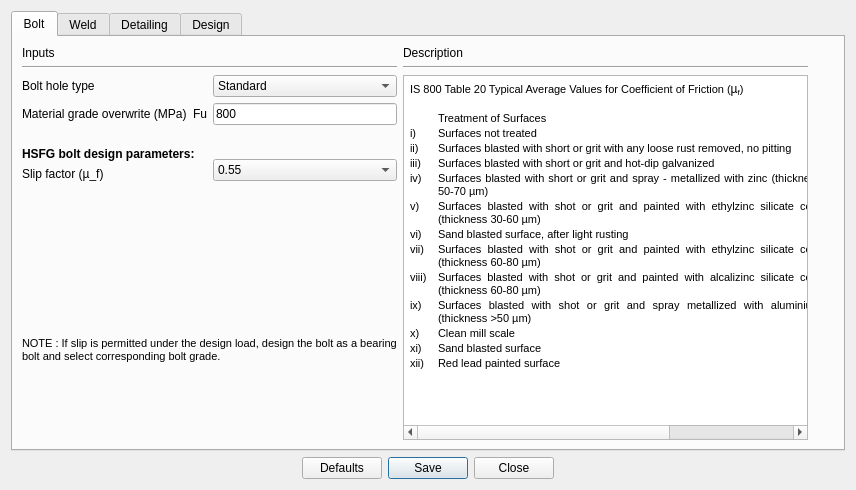
<?xml version="1.0" encoding="UTF-8"?>
<ui version="4.0">
 <class>Dialog</class>
 <widget class="QDialog" name="Dialog">
  <property name="geometry">
   <rect>
    <x>0</x>
    <y>0</y>
    <width>856</width>
    <height>490</height>
   </rect>
  </property>
  <property name="windowTitle">
   <string>Design preferences</string>
  </property>
  <layout class="QGridLayout" name="gridLayout_5">
   <item row="1" column="0">
    <layout class="QGridLayout" name="gridLayout_2">
     <item row="0" column="2">
      <widget class="QPushButton" name="btn_save">
       <property name="text">
        <string>Save</string>
       </property>
      </widget>
     </item>
     <item row="0" column="3">
      <widget class="QPushButton" name="btn_close">
       <property name="text">
        <string>Close</string>
       </property>
      </widget>
     </item>
     <item row="0" column="4">
      <spacer name="horizontalSpacer_6">
       <property name="orientation">
        <enum>Qt::Horizontal</enum>
       </property>
       <property name="sizeHint" stdset="0">
        <size>
         <width>40</width>
         <height>20</height>
        </size>
       </property>
      </spacer>
     </item>
     <item row="0" column="0">
      <spacer name="horizontalSpacer_2">
       <property name="orientation">
        <enum>Qt::Horizontal</enum>
       </property>
       <property name="sizeHint" stdset="0">
        <size>
         <width>28</width>
         <height>20</height>
        </size>
       </property>
      </spacer>
     </item>
     <item row="0" column="1">
      <widget class="QPushButton" name="btn_defaults">
       <property name="text">
        <string>Defaults</string>
       </property>
      </widget>
     </item>
    </layout>
   </item>
   <item row="0" column="0">
    <widget class="QTabWidget" name="tabWidget">
     <property name="currentIndex">
      <number>0</number>
     </property>
     <widget class="QWidget" name="tab_Bolt">
      <attribute name="title">
       <string>Bolt</string>
      </attribute>
      <layout class="QHBoxLayout" name="horizontalLayout">
       <item>
        <layout class="QGridLayout" name="gridLayout_21">
         <item row="0" column="0">
          <layout class="QGridLayout" name="gridLayout_16">
           <item row="1" column="0">
            <layout class="QGridLayout" name="gridLayout_14">
             <item row="0" column="0" colspan="2">
              <layout class="QGridLayout" name="gridLayout_9">
               <item row="0" column="0">
                <widget class="QLabel" name="label">
                 <property name="text">
                  <string>Bolt hole type</string>
                 </property>
                </widget>
               </item>
               <item row="0" column="1" rowspan="2">
                <layout class="QGridLayout" name="gridLayout">
                 <item row="0" column="1">
                  <widget class="QComboBox" name="combo_boltHoleType">
                   <property name="focusPolicy">
                    <enum>Qt::TabFocus</enum>
                   </property>
                   <item>
                    <property name="text">
                     <string>Standard</string>
                    </property>
                   </item>
                   <item>
                    <property name="text">
                     <string>Over-sized</string>
                    </property>
                   </item>
                  </widget>
                 </item>
                 <item row="1" column="0">
                  <widget class="QLabel" name="label_8">
                   <property name="text">
                    <string>Fu</string>
                   </property>
                  </widget>
                 </item>
                 <item row="1" column="1">
                  <widget class="QLineEdit" name="txt_boltFu">
                   <property name="text">
                    <string>800</string>
                   </property>
                   <property name="alignment">
                    <set>Qt::AlignLeading|Qt::AlignLeft|Qt::AlignVCenter</set>
                   </property>
                   <property name="readOnly">
                    <bool>false</bool>
                   </property>
                  </widget>
                 </item>
                </layout>
               </item>
               <item row="1" column="0">
                <widget class="QLabel" name="label_4">
                 <property name="text">
                  <string>Material grade overwrite (MPa)</string>
                 </property>
                </widget>
               </item>
              </layout>
             </item>
             <item row="1" column="0">
              <layout class="QGridLayout" name="gridLayout_12">
               <item row="0" column="0">
                <spacer name="verticalSpacer_6">
                 <property name="orientation">
                  <enum>Qt::Vertical</enum>
                 </property>
                 <property name="sizeHint" stdset="0">
                  <size>
                   <width>168</width>
                   <height>13</height>
                  </size>
                 </property>
                </spacer>
               </item>
               <item row="1" column="0">
                <widget class="QLabel" name="label_7">
                 <property name="font">
                  <font>
                   <weight>75</weight>
                   <bold>true</bold>
                  </font>
                 </property>
                 <property name="text">
                  <string>HSFG bolt design parameters:</string>
                 </property>
                </widget>
               </item>
               <item row="2" column="0">
                <widget class="QLabel" name="label_15">
                 <property name="text">
                  <string>Slip factor (µ_f)</string>
                 </property>
                </widget>
               </item>
              </layout>
             </item>
             <item row="1" column="1">
              <layout class="QGridLayout" name="gridLayout_11">
               <item row="0" column="0">
                <spacer name="verticalSpacer_5">
                 <property name="orientation">
                  <enum>Qt::Vertical</enum>
                 </property>
                 <property name="sizeHint" stdset="0">
                  <size>
                   <width>128</width>
                   <height>28</height>
                  </size>
                 </property>
                </spacer>
               </item>
               <item row="1" column="0">
                <widget class="QComboBox" name="combo_slipfactor">
                 <property name="minimumSize">
                  <size>
                   <width>0</width>
                   <height>0</height>
                  </size>
                 </property>
                 <property name="maximumSize">
                  <size>
                   <width>200</width>
                   <height>16777215</height>
                  </size>
                 </property>
                 <property name="currentIndex">
                  <number>8</number>
                 </property>
                 <item>
                  <property name="text">
                   <string>0.2</string>
                  </property>
                 </item>
                 <item>
                  <property name="text">
                   <string>0.5</string>
                  </property>
                 </item>
                 <item>
                  <property name="text">
                   <string>0.1</string>
                  </property>
                 </item>
                 <item>
                  <property name="text">
                   <string>0.25</string>
                  </property>
                 </item>
                 <item>
                  <property name="text">
                   <string>0.3</string>
                  </property>
                 </item>
                 <item>
                  <property name="text">
                   <string>0.33</string>
                  </property>
                 </item>
                 <item>
                  <property name="text">
                   <string>0.48</string>
                  </property>
                 </item>
                 <item>
                  <property name="text">
                   <string>0.52</string>
                  </property>
                 </item>
                 <item>
                  <property name="text">
                   <string>0.55</string>
                  </property>
                 </item>
                </widget>
               </item>
              </layout>
             </item>
            </layout>
           </item>
           <item row="0" column="0">
            <layout class="QGridLayout" name="gridLayout_15">
             <item row="0" column="0">
              <widget class="QLabel" name="label_5">
               <property name="text">
                <string>Inputs</string>
               </property>
              </widget>
             </item>
             <item row="1" column="0">
              <widget class="Line" name="line">
               <property name="orientation">
                <enum>Qt::Horizontal</enum>
               </property>
              </widget>
             </item>
            </layout>
           </item>
          </layout>
         </item>
         <item row="1" column="0">
          <spacer name="verticalSpacer">
           <property name="orientation">
            <enum>Qt::Vertical</enum>
           </property>
           <property name="sizeType">
            <enum>QSizePolicy::Fixed</enum>
           </property>
           <property name="sizeHint" stdset="0">
            <size>
             <width>17</width>
             <height>150</height>
            </size>
           </property>
          </spacer>
         </item>
         <item row="2" column="0">
          <layout class="QGridLayout" name="gridLayout_20">
           <item row="0" column="0">
            <widget class="QLabel" name="label_note">
             <property name="font">
              <font>
               <pointsize>8</pointsize>
               <weight>50</weight>
               <italic>false</italic>
               <bold>false</bold>
              </font>
             </property>
             <property name="text">
              <string>NOTE : If slip is permitted under the design load, design the bolt as a bearing
bolt and select corresponding bolt grade.</string>
             </property>
            </widget>
           </item>
           <item row="1" column="0">
            <spacer name="verticalSpacer_10">
             <property name="orientation">
              <enum>Qt::Vertical</enum>
             </property>
             <property name="sizeHint" stdset="0">
              <size>
               <width>20</width>
               <height>75</height>
              </size>
             </property>
            </spacer>
           </item>
          </layout>
         </item>
        </layout>
       </item>
       <item>
        <layout class="QGridLayout" name="gridLayout_19">
         <item row="0" column="0">
          <layout class="QGridLayout" name="gridLayout_8">
           <item row="0" column="0">
            <widget class="QLabel" name="label_3">
             <property name="text">
              <string>Description</string>
             </property>
            </widget>
           </item>
           <item row="1" column="0">
            <widget class="Line" name="line_4">
             <property name="orientation">
              <enum>Qt::Horizontal</enum>
             </property>
            </widget>
           </item>
          </layout>
         </item>
         <item row="1" column="0">
          <widget class="QTextBrowser" name="textBrowser">
           <property name="minimumSize">
            <size>
             <width>210</width>
             <height>320</height>
            </size>
           </property>
           <property name="html">
            <string>&lt;!DOCTYPE HTML PUBLIC &quot;-//W3C//DTD HTML 4.0//EN&quot; &quot;http://www.w3.org/TR/REC-html40/strict.dtd&quot;&gt;
&lt;html&gt;&lt;head&gt;&lt;meta name=&quot;qrichtext&quot; content=&quot;1&quot; /&gt;&lt;style type=&quot;text/css&quot;&gt;
p, li { white-space: pre-wrap; }
&lt;/style&gt;&lt;/head&gt;&lt;body style=&quot; font-family:'MS Shell Dlg 2'; font-size:8.25pt; font-weight:400; font-style:normal;&quot;&gt;
&lt;table border=&quot;0&quot; style=&quot; margin-top:0px; margin-bottom:0px; margin-left:0px; margin-right:0px;&quot; cellspacing=&quot;2&quot; cellpadding=&quot;0&quot;&gt;
&lt;tr&gt;
&lt;td colspan=&quot;3&quot;&gt;
&lt;p align=&quot;justify&quot; style=&quot; margin-top:12px; margin-bottom:12px; margin-left:0px; margin-right:0px; -qt-block-indent:0; text-indent:0px;&quot;&gt;&lt;span style=&quot; font-size:8pt;&quot;&gt;IS 800 Table 20 Typical Average Values for Coefficient of Friction (&lt;/span&gt;&lt;span style=&quot; font-family:'Calibri,sans-serif'; font-size:9pt;&quot;&gt;µ&lt;/span&gt;&lt;span style=&quot; font-family:'Calibri,sans-serif'; font-size:9pt; vertical-align:sub;&quot;&gt;f&lt;/span&gt;&lt;span style=&quot; font-size:8pt;&quot;&gt;)&lt;/span&gt;&lt;/p&gt;&lt;/td&gt;&lt;/tr&gt;&lt;/table&gt;
&lt;p align=&quot;justify&quot; style=&quot;-qt-paragraph-type:empty; margin-top:12px; margin-bottom:12px; margin-left:0px; margin-right:0px; -qt-block-indent:0; text-indent:0px; font-size:8pt;&quot;&gt;&lt;br /&gt;&lt;/p&gt;
&lt;table border=&quot;0&quot; style=&quot; margin-top:0px; margin-bottom:0px; margin-left:0px; margin-right:0px;&quot; cellspacing=&quot;2&quot; cellpadding=&quot;0&quot;&gt;
&lt;tr&gt;
&lt;td width=&quot;26&quot;&gt;&lt;/td&gt;
&lt;td width=&quot;383&quot;&gt;
&lt;p align=&quot;justify&quot; style=&quot; margin-top:12px; margin-bottom:12px; margin-left:0px; margin-right:0px; -qt-block-indent:0; text-indent:0px;&quot;&gt;&lt;span style=&quot; font-size:8pt;&quot;&gt;Treatment of Surfaces&lt;/span&gt;&lt;/p&gt;&lt;/td&gt;
&lt;td width=&quot;78&quot;&gt;
&lt;p align=&quot;justify&quot; style=&quot; margin-top:12px; margin-bottom:12px; margin-left:0px; margin-right:0px; -qt-block-indent:0; text-indent:0px;&quot;&gt;&lt;span style=&quot; font-size:8pt;&quot;&gt;  µ_f&lt;/span&gt;&lt;/p&gt;&lt;/td&gt;&lt;/tr&gt;
&lt;tr&gt;
&lt;td&gt;
&lt;p align=&quot;justify&quot; style=&quot; margin-top:12px; margin-bottom:12px; margin-left:0px; margin-right:0px; -qt-block-indent:0; text-indent:0px;&quot;&gt;&lt;span style=&quot; font-size:8pt;&quot;&gt;i)&lt;/span&gt;&lt;/p&gt;&lt;/td&gt;
&lt;td&gt;
&lt;p align=&quot;justify&quot; style=&quot; margin-top:12px; margin-bottom:12px; margin-left:0px; margin-right:0px; -qt-block-indent:0; text-indent:0px;&quot;&gt;&lt;span style=&quot; font-size:8pt;&quot;&gt;Surfaces not treated&lt;/span&gt;&lt;/p&gt;&lt;/td&gt;
&lt;td&gt;
&lt;p align=&quot;justify&quot; style=&quot; margin-top:12px; margin-bottom:12px; margin-left:0px; margin-right:0px; -qt-block-indent:0; text-indent:0px;&quot;&gt;&lt;span style=&quot; font-size:8pt;&quot;&gt;  0.2&lt;/span&gt;&lt;/p&gt;&lt;/td&gt;&lt;/tr&gt;
&lt;tr&gt;
&lt;td&gt;
&lt;p align=&quot;justify&quot; style=&quot; margin-top:12px; margin-bottom:12px; margin-left:0px; margin-right:0px; -qt-block-indent:0; text-indent:0px;&quot;&gt;&lt;span style=&quot; font-size:8pt;&quot;&gt;ii)&lt;/span&gt;&lt;/p&gt;&lt;/td&gt;
&lt;td&gt;
&lt;p align=&quot;justify&quot; style=&quot; margin-top:12px; margin-bottom:12px; margin-left:0px; margin-right:0px; -qt-block-indent:0; text-indent:0px;&quot;&gt;&lt;span style=&quot; font-size:8pt;&quot;&gt;Surfaces blasted with short or grit with any loose rust removed, no pitting&lt;/span&gt;&lt;/p&gt;&lt;/td&gt;
&lt;td&gt;
&lt;p align=&quot;justify&quot; style=&quot; margin-top:12px; margin-bottom:12px; margin-left:0px; margin-right:0px; -qt-block-indent:0; text-indent:0px;&quot;&gt;&lt;span style=&quot; font-size:8pt;&quot;&gt;  0.5&lt;/span&gt;&lt;/p&gt;&lt;/td&gt;&lt;/tr&gt;
&lt;tr&gt;
&lt;td&gt;
&lt;p align=&quot;justify&quot; style=&quot; margin-top:12px; margin-bottom:12px; margin-left:0px; margin-right:0px; -qt-block-indent:0; text-indent:0px;&quot;&gt;&lt;span style=&quot; font-size:8pt;&quot;&gt;iii)&lt;/span&gt;&lt;/p&gt;&lt;/td&gt;
&lt;td&gt;
&lt;p align=&quot;justify&quot; style=&quot; margin-top:12px; margin-bottom:12px; margin-left:0px; margin-right:0px; -qt-block-indent:0; text-indent:0px;&quot;&gt;&lt;span style=&quot; font-size:8pt;&quot;&gt;Surfaces blasted with short or grit and hot-dip galvanized&lt;/span&gt;&lt;/p&gt;&lt;/td&gt;
&lt;td&gt;
&lt;p align=&quot;justify&quot; style=&quot; margin-top:12px; margin-bottom:12px; margin-left:0px; margin-right:0px; -qt-block-indent:0; text-indent:0px;&quot;&gt;&lt;span style=&quot; font-size:8pt;&quot;&gt;  0.1&lt;/span&gt;&lt;/p&gt;&lt;/td&gt;&lt;/tr&gt;
&lt;tr&gt;
&lt;td&gt;
&lt;p align=&quot;justify&quot; style=&quot; margin-top:12px; margin-bottom:12px; margin-left:0px; margin-right:0px; -qt-block-indent:0; text-indent:0px;&quot;&gt;&lt;span style=&quot; font-size:8pt;&quot;&gt;iv)&lt;/span&gt;&lt;/p&gt;&lt;/td&gt;
&lt;td&gt;
&lt;p align=&quot;justify&quot; style=&quot; margin-top:12px; margin-bottom:12px; margin-left:0px; margin-right:0px; -qt-block-indent:0; text-indent:0px;&quot;&gt;&lt;span style=&quot; font-size:8pt;&quot;&gt;Surfaces blasted with short or grit and spray - metallized with zinc (thickness 50-70 µm)&lt;/span&gt;&lt;/p&gt;&lt;/td&gt;
&lt;td&gt;
&lt;p align=&quot;justify&quot; style=&quot; margin-top:12px; margin-bottom:12px; margin-left:0px; margin-right:0px; -qt-block-indent:0; text-indent:0px;&quot;&gt;&lt;span style=&quot; font-size:8pt;&quot;&gt;  0.25&lt;/span&gt;&lt;/p&gt;&lt;/td&gt;&lt;/tr&gt;
&lt;tr&gt;
&lt;td&gt;
&lt;p align=&quot;justify&quot; style=&quot; margin-top:12px; margin-bottom:12px; margin-left:0px; margin-right:0px; -qt-block-indent:0; text-indent:0px;&quot;&gt;&lt;span style=&quot; font-size:8pt;&quot;&gt;v)&lt;/span&gt;&lt;/p&gt;&lt;/td&gt;
&lt;td&gt;
&lt;p align=&quot;justify&quot; style=&quot; margin-top:12px; margin-bottom:12px; margin-left:0px; margin-right:0px; -qt-block-indent:0; text-indent:0px;&quot;&gt;&lt;span style=&quot; font-size:8pt;&quot;&gt;Surfaces blasted with shot or grit and painted with ethylzinc silicate coat (thickness 30-60 µm)&lt;/span&gt;&lt;/p&gt;&lt;/td&gt;
&lt;td&gt;
&lt;p align=&quot;justify&quot; style=&quot; margin-top:12px; margin-bottom:12px; margin-left:0px; margin-right:0px; -qt-block-indent:0; text-indent:0px;&quot;&gt;&lt;span style=&quot; font-size:8pt;&quot;&gt;  0.3&lt;/span&gt;&lt;/p&gt;&lt;/td&gt;&lt;/tr&gt;
&lt;tr&gt;
&lt;td&gt;
&lt;p align=&quot;justify&quot; style=&quot; margin-top:12px; margin-bottom:12px; margin-left:0px; margin-right:0px; -qt-block-indent:0; text-indent:0px;&quot;&gt;&lt;span style=&quot; font-size:8pt;&quot;&gt;vi)&lt;/span&gt;&lt;/p&gt;&lt;/td&gt;
&lt;td&gt;
&lt;p align=&quot;justify&quot; style=&quot; margin-top:12px; margin-bottom:12px; margin-left:0px; margin-right:0px; -qt-block-indent:0; text-indent:0px;&quot;&gt;&lt;span style=&quot; font-size:8pt;&quot;&gt;Sand blasted surface, after light rusting&lt;/span&gt;&lt;/p&gt;&lt;/td&gt;
&lt;td&gt;
&lt;p align=&quot;justify&quot; style=&quot; margin-top:12px; margin-bottom:12px; margin-left:0px; margin-right:0px; -qt-block-indent:0; text-indent:0px;&quot;&gt;&lt;span style=&quot; font-size:8pt;&quot;&gt;  0.52&lt;/span&gt;&lt;/p&gt;&lt;/td&gt;&lt;/tr&gt;
&lt;tr&gt;
&lt;td&gt;
&lt;p align=&quot;justify&quot; style=&quot; margin-top:12px; margin-bottom:12px; margin-left:0px; margin-right:0px; -qt-block-indent:0; text-indent:0px;&quot;&gt;&lt;span style=&quot; font-size:8pt;&quot;&gt;vii)&lt;/span&gt;&lt;/p&gt;&lt;/td&gt;
&lt;td&gt;
&lt;p align=&quot;justify&quot; style=&quot; margin-top:12px; margin-bottom:12px; margin-left:0px; margin-right:0px; -qt-block-indent:0; text-indent:0px;&quot;&gt;&lt;span style=&quot; font-size:8pt;&quot;&gt;Surfaces blasted with shot or grit and painted with ethylzinc silicate coat (thickness 60-80 µm)&lt;/span&gt;&lt;/p&gt;&lt;/td&gt;
&lt;td&gt;
&lt;p align=&quot;justify&quot; style=&quot; margin-top:12px; margin-bottom:12px; margin-left:0px; margin-right:0px; -qt-block-indent:0; text-indent:0px;&quot;&gt;&lt;span style=&quot; font-size:8pt;&quot;&gt;  0.3&lt;/span&gt;&lt;/p&gt;&lt;/td&gt;&lt;/tr&gt;
&lt;tr&gt;
&lt;td&gt;
&lt;p align=&quot;justify&quot; style=&quot; margin-top:12px; margin-bottom:12px; margin-left:0px; margin-right:0px; -qt-block-indent:0; text-indent:0px;&quot;&gt;&lt;span style=&quot; font-size:8pt;&quot;&gt;viii)&lt;/span&gt;&lt;/p&gt;&lt;/td&gt;
&lt;td&gt;
&lt;p align=&quot;justify&quot; style=&quot; margin-top:12px; margin-bottom:12px; margin-left:0px; margin-right:0px; -qt-block-indent:0; text-indent:0px;&quot;&gt;&lt;span style=&quot; font-size:8pt;&quot;&gt;Surfaces blasted with shot or grit and painted with alcalizinc silicate coat (thickness 60-80 µm)&lt;/span&gt;&lt;/p&gt;&lt;/td&gt;
&lt;td&gt;
&lt;p align=&quot;justify&quot; style=&quot; margin-top:12px; margin-bottom:12px; margin-left:0px; margin-right:0px; -qt-block-indent:0; text-indent:0px;&quot;&gt;&lt;span style=&quot; font-size:8pt;&quot;&gt;  0.3&lt;/span&gt;&lt;/p&gt;&lt;/td&gt;&lt;/tr&gt;
&lt;tr&gt;
&lt;td&gt;
&lt;p align=&quot;justify&quot; style=&quot; margin-top:12px; margin-bottom:12px; margin-left:0px; margin-right:0px; -qt-block-indent:0; text-indent:0px;&quot;&gt;&lt;span style=&quot; font-size:8pt;&quot;&gt;ix)&lt;/span&gt;&lt;/p&gt;&lt;/td&gt;
&lt;td&gt;
&lt;p align=&quot;justify&quot; style=&quot; margin-top:12px; margin-bottom:12px; margin-left:0px; margin-right:0px; -qt-block-indent:0; text-indent:0px;&quot;&gt;&lt;span style=&quot; font-size:8pt;&quot;&gt;Surfaces blasted with shot or grit and spray metallized with aluminium (thickness &amp;gt;50 µm)&lt;/span&gt;&lt;/p&gt;&lt;/td&gt;
&lt;td&gt;
&lt;p align=&quot;justify&quot; style=&quot; margin-top:12px; margin-bottom:12px; margin-left:0px; margin-right:0px; -qt-block-indent:0; text-indent:0px;&quot;&gt;&lt;span style=&quot; font-size:8pt;&quot;&gt;  0.5&lt;/span&gt;&lt;/p&gt;&lt;/td&gt;&lt;/tr&gt;
&lt;tr&gt;
&lt;td&gt;
&lt;p align=&quot;justify&quot; style=&quot; margin-top:12px; margin-bottom:12px; margin-left:0px; margin-right:0px; -qt-block-indent:0; text-indent:0px;&quot;&gt;&lt;span style=&quot; font-size:8pt;&quot;&gt;x)&lt;/span&gt;&lt;/p&gt;&lt;/td&gt;
&lt;td&gt;
&lt;p align=&quot;justify&quot; style=&quot; margin-top:12px; margin-bottom:12px; margin-left:0px; margin-right:0px; -qt-block-indent:0; text-indent:0px;&quot;&gt;&lt;span style=&quot; font-size:8pt;&quot;&gt;Clean mill scale&lt;/span&gt;&lt;/p&gt;&lt;/td&gt;
&lt;td&gt;
&lt;p align=&quot;justify&quot; style=&quot; margin-top:12px; margin-bottom:12px; margin-left:0px; margin-right:0px; -qt-block-indent:0; text-indent:0px;&quot;&gt;&lt;span style=&quot; font-size:8pt;&quot;&gt;  0.33&lt;/span&gt;&lt;/p&gt;&lt;/td&gt;&lt;/tr&gt;
&lt;tr&gt;
&lt;td&gt;
&lt;p align=&quot;justify&quot; style=&quot; margin-top:12px; margin-bottom:12px; margin-left:0px; margin-right:0px; -qt-block-indent:0; text-indent:0px;&quot;&gt;&lt;span style=&quot; font-size:8pt;&quot;&gt;xi)&lt;/span&gt;&lt;/p&gt;&lt;/td&gt;
&lt;td&gt;
&lt;p align=&quot;justify&quot; style=&quot; margin-top:12px; margin-bottom:12px; margin-left:0px; margin-right:0px; -qt-block-indent:0; text-indent:0px;&quot;&gt;&lt;span style=&quot; font-size:8pt;&quot;&gt;Sand blasted surface&lt;/span&gt;&lt;/p&gt;&lt;/td&gt;
&lt;td&gt;
&lt;p align=&quot;justify&quot; style=&quot; margin-top:12px; margin-bottom:12px; margin-left:0px; margin-right:0px; -qt-block-indent:0; text-indent:0px;&quot;&gt;&lt;span style=&quot; font-size:8pt;&quot;&gt;  0.48&lt;/span&gt;&lt;/p&gt;&lt;/td&gt;&lt;/tr&gt;
&lt;tr&gt;
&lt;td&gt;
&lt;p align=&quot;justify&quot; style=&quot; margin-top:12px; margin-bottom:12px; margin-left:0px; margin-right:0px; -qt-block-indent:0; text-indent:0px;&quot;&gt;&lt;span style=&quot; font-size:8pt;&quot;&gt;xii)&lt;/span&gt;&lt;/p&gt;&lt;/td&gt;
&lt;td&gt;
&lt;p align=&quot;justify&quot; style=&quot; margin-top:12px; margin-bottom:12px; margin-left:0px; margin-right:0px; -qt-block-indent:0; text-indent:0px;&quot;&gt;&lt;span style=&quot; font-size:8pt;&quot;&gt;Red lead painted surface&lt;/span&gt;&lt;/p&gt;&lt;/td&gt;
&lt;td&gt;
&lt;p align=&quot;justify&quot; style=&quot; margin-top:12px; margin-bottom:12px; margin-left:0px; margin-right:0px; -qt-block-indent:0; text-indent:0px;&quot;&gt;&lt;span style=&quot; font-size:8pt;&quot;&gt;  0.1&lt;/span&gt;&lt;/p&gt;
&lt;p align=&quot;justify&quot; style=&quot;-qt-paragraph-type:empty; margin-top:12px; margin-bottom:12px; margin-left:0px; margin-right:0px; -qt-block-indent:0; text-indent:0px; font-size:8pt;&quot;&gt;&lt;br /&gt;&lt;/p&gt;&lt;/td&gt;&lt;/tr&gt;&lt;/table&gt;&lt;/body&gt;&lt;/html&gt;</string>
           </property>
          </widget>
         </item>
        </layout>
       </item>
       <item>
        <widget class="QLabel" name="label_11">
         <property name="text">
          <string/>
         </property>
        </widget>
       </item>
       <item>
        <widget class="QLabel" name="label_9">
         <property name="text">
          <string/>
         </property>
        </widget>
       </item>
      </layout>
     </widget>
     <widget class="QWidget" name="tab_Weld">
      <attribute name="title">
       <string>Weld</string>
      </attribute>
      <layout class="QGridLayout" name="gridLayout_13">
       <item row="0" column="0">
        <widget class="QLabel" name="label_16">
         <property name="text">
          <string>Inputs</string>
         </property>
        </widget>
       </item>
       <item row="0" column="2" rowspan="4">
        <layout class="QGridLayout" name="gridLayout_7">
         <item row="0" column="0">
          <widget class="QLabel" name="label_17">
           <property name="text">
            <string>Description</string>
           </property>
          </widget>
         </item>
         <item row="1" column="0">
          <widget class="Line" name="line_5">
           <property name="orientation">
            <enum>Qt::Horizontal</enum>
           </property>
          </widget>
         </item>
         <item row="2" column="0">
          <widget class="QTextBrowser" name="textBrowser_weldDescription">
           <property name="minimumSize">
            <size>
             <width>210</width>
             <height>320</height>
            </size>
           </property>
           <property name="html">
            <string>&lt;!DOCTYPE HTML PUBLIC &quot;-//W3C//DTD HTML 4.0//EN&quot; &quot;http://www.w3.org/TR/REC-html40/strict.dtd&quot;&gt;
&lt;html&gt;&lt;head&gt;&lt;meta name=&quot;qrichtext&quot; content=&quot;1&quot; /&gt;&lt;style type=&quot;text/css&quot;&gt;
p, li { white-space: pre-wrap; }
&lt;/style&gt;&lt;/head&gt;&lt;body style=&quot; font-family:'MS Shell Dlg 2'; font-size:8.25pt; font-weight:400; font-style:normal;&quot;&gt;
&lt;p align=&quot;justify&quot; style=&quot; margin-top:0px; margin-bottom:0px; margin-left:0px; margin-right:0px; -qt-block-indent:0; text-indent:0px;&quot;&gt;&lt;span style=&quot; font-size:8pt;&quot;&gt;Shop weld takes a material safety factor of 1.25&lt;/span&gt;&lt;/p&gt;
&lt;p align=&quot;justify&quot; style=&quot; margin-top:0px; margin-bottom:0px; margin-left:0px; margin-right:0px; -qt-block-indent:0; text-indent:0px;&quot;&gt;&lt;span style=&quot; font-size:8pt;&quot;&gt;Field weld takes a material safety factor of 1.5 &lt;/span&gt;&lt;/p&gt;
&lt;p align=&quot;justify&quot; style=&quot; margin-top:0px; margin-bottom:0px; margin-left:0px; margin-right:0px; -qt-block-indent:0; text-indent:0px;&quot;&gt;&lt;span style=&quot; font-size:8pt;&quot;&gt;(IS 800 - cl. 5. 4. 1 or Table 5)&lt;/span&gt;&lt;/p&gt;&lt;/body&gt;&lt;/html&gt;</string>
           </property>
          </widget>
         </item>
        </layout>
       </item>
       <item row="1" column="0" colspan="2">
        <widget class="Line" name="line_8">
         <property name="orientation">
          <enum>Qt::Horizontal</enum>
         </property>
        </widget>
       </item>
       <item row="2" column="0" colspan="2">
        <layout class="QGridLayout" name="gridLayout_3">
         <item row="2" column="0">
          <widget class="QLabel" name="label_6">
           <property name="text">
            <string>Material grade overwrite (MPa)</string>
           </property>
          </widget>
         </item>
         <item row="0" column="2">
          <widget class="QComboBox" name="combo_weldType">
           <item>
            <property name="text">
             <string>Shop weld</string>
            </property>
           </item>
           <item>
            <property name="text">
             <string>Field weld</string>
            </property>
           </item>
          </widget>
         </item>
         <item row="0" column="0">
          <widget class="QLabel" name="label_22">
           <property name="text">
            <string>Type of weld</string>
           </property>
          </widget>
         </item>
         <item row="1" column="0">
          <widget class="QLabel" name="label_27">
           <property name="text">
            <string/>
           </property>
          </widget>
         </item>
         <item row="2" column="2">
          <widget class="QLineEdit" name="txt_weldFu">
           <property name="text">
            <string>410</string>
           </property>
           <property name="alignment">
            <set>Qt::AlignLeading|Qt::AlignLeft|Qt::AlignVCenter</set>
           </property>
          </widget>
         </item>
         <item row="2" column="1">
          <widget class="QLabel" name="label_10">
           <property name="text">
            <string>Fu</string>
           </property>
          </widget>
         </item>
        </layout>
       </item>
       <item row="3" column="1">
        <spacer name="verticalSpacer_2">
         <property name="orientation">
          <enum>Qt::Vertical</enum>
         </property>
         <property name="sizeHint" stdset="0">
          <size>
           <width>20</width>
           <height>288</height>
          </size>
         </property>
        </spacer>
       </item>
      </layout>
     </widget>
     <widget class="QWidget" name="tab_Detailing">
      <attribute name="title">
       <string>Detailing</string>
      </attribute>
      <layout class="QGridLayout" name="gridLayout_18">
       <item row="0" column="1" rowspan="2">
        <layout class="QGridLayout" name="gridLayout_10">
         <item row="1" column="0">
          <widget class="Line" name="line_6">
           <property name="orientation">
            <enum>Qt::Horizontal</enum>
           </property>
          </widget>
         </item>
         <item row="0" column="0">
          <widget class="QLabel" name="label_18">
           <property name="text">
            <string>Description</string>
           </property>
          </widget>
         </item>
         <item row="2" column="0">
          <widget class="QTextBrowser" name="textBrowser_detailingDescription">
           <property name="minimumSize">
            <size>
             <width>210</width>
             <height>0</height>
            </size>
           </property>
           <property name="html">
            <string>&lt;!DOCTYPE HTML PUBLIC &quot;-//W3C//DTD HTML 4.0//EN&quot; &quot;http://www.w3.org/TR/REC-html40/strict.dtd&quot;&gt;
&lt;html&gt;&lt;head&gt;&lt;meta name=&quot;qrichtext&quot; content=&quot;1&quot; /&gt;&lt;style type=&quot;text/css&quot;&gt;
p, li { white-space: pre-wrap; }
&lt;/style&gt;&lt;/head&gt;&lt;body style=&quot; font-family:'MS Shell Dlg 2'; font-size:8.25pt; font-weight:400; font-style:normal;&quot;&gt;
&lt;p align=&quot;justify&quot; style=&quot; margin-top:0px; margin-bottom:0px; margin-left:0px; margin-right:0px; -qt-block-indent:0; text-indent:0px;&quot;&gt;&lt;span style=&quot; font-size:8pt;&quot;&gt;The minimum edge and end distances from the centre of any hole to the nearest edge of a plate shall not be less than &lt;/span&gt;&lt;span style=&quot; font-size:8pt; font-weight:600;&quot;&gt;1.7&lt;/span&gt;&lt;span style=&quot; font-size:8pt;&quot;&gt; times the hole diameter in case of &lt;/span&gt;&lt;span style=&quot; font-size:8pt; font-weight:600;&quot;&gt;[a- sheared or hand flame cut edges] &lt;/span&gt;&lt;span style=&quot; font-size:8pt;&quot;&gt;and &lt;/span&gt;&lt;span style=&quot; font-size:8pt; font-weight:600;&quot;&gt;1.5 &lt;/span&gt;&lt;span style=&quot; font-size:8pt;&quot;&gt;times the hole diameter in case of &lt;/span&gt;&lt;span style=&quot; font-size:8pt; font-weight:600;&quot;&gt;[b - Rolled, machine-flame cut, sawn and planed edges]&lt;/span&gt;&lt;span style=&quot; font-size:8pt;&quot;&gt; (IS 800 - cl. 10. 2. 4. 2)&lt;/span&gt;&lt;/p&gt;
&lt;p align=&quot;justify&quot; style=&quot;-qt-paragraph-type:empty; margin-top:0px; margin-bottom:0px; margin-left:0px; margin-right:0px; -qt-block-indent:0; text-indent:0px; font-family:'Calibri'; font-size:8pt; vertical-align:middle;&quot;&gt;&lt;br /&gt;&lt;/p&gt;
&lt;p align=&quot;justify&quot; style=&quot; margin-top:0px; margin-bottom:0px; margin-left:0px; margin-right:0px; -qt-block-indent:0; text-indent:0px;&quot;&gt;&lt;span style=&quot; font-size:8pt;&quot;&gt;This gap should include the tolerance value of 5mm. So if the assumed clearance is 5mm, then the gap should be = 10mm (= 5mm {clearance} + 5 mm{tolerance})&lt;/span&gt;&lt;/p&gt;
&lt;p align=&quot;justify&quot; style=&quot;-qt-paragraph-type:empty; margin-top:0px; margin-bottom:0px; margin-left:0px; margin-right:0px; -qt-block-indent:0; text-indent:0px; font-family:'Calibri'; font-size:8pt;&quot;&gt;&lt;br /&gt;&lt;/p&gt;
&lt;p align=&quot;justify&quot; style=&quot; margin-top:0px; margin-bottom:0px; margin-left:0px; margin-right:0px; -qt-block-indent:0; text-indent:0px;&quot;&gt;&lt;span style=&quot; font-size:8pt;&quot;&gt;Specifying whether the members are exposed to corrosive influences, here, only affects the calculation of the maximum edge distance as per cl. 10.2.4.3&lt;/span&gt;&lt;/p&gt;
&lt;p align=&quot;justify&quot; style=&quot;-qt-paragraph-type:empty; margin-top:0px; margin-bottom:0px; margin-left:0px; margin-right:0px; -qt-block-indent:0; text-indent:0px; font-size:8pt;&quot;&gt;&lt;br /&gt;&lt;/p&gt;&lt;/body&gt;&lt;/html&gt;</string>
           </property>
          </widget>
         </item>
        </layout>
       </item>
       <item row="1" column="0">
        <spacer name="verticalSpacer_3">
         <property name="orientation">
          <enum>Qt::Vertical</enum>
         </property>
         <property name="sizeHint" stdset="0">
          <size>
           <width>20</width>
           <height>255</height>
          </size>
         </property>
        </spacer>
       </item>
       <item row="0" column="0">
        <layout class="QGridLayout" name="gridLayout_17">
         <item row="0" column="0">
          <layout class="QGridLayout" name="gridLayout_6">
           <item row="0" column="0">
            <widget class="QLabel" name="label_38">
             <property name="text">
              <string>Inputs</string>
             </property>
            </widget>
           </item>
           <item row="1" column="0">
            <widget class="Line" name="line_11">
             <property name="orientation">
              <enum>Qt::Horizontal</enum>
             </property>
            </widget>
           </item>
          </layout>
         </item>
         <item row="1" column="0">
          <layout class="QGridLayout" name="gridLayout_4">
           <item row="0" column="0">
            <widget class="QLabel" name="label_39">
             <property name="text">
              <string>Type of edges</string>
             </property>
            </widget>
           </item>
           <item row="0" column="1">
            <widget class="QComboBox" name="combo_detailingEdgeType">
             <item>
              <property name="text">
               <string>a - Sheared or hand flame cut</string>
              </property>
             </item>
             <item>
              <property name="text">
               <string>b - Rolled, machine-flame cut, sawn and planed</string>
              </property>
             </item>
            </widget>
           </item>
           <item row="1" column="0">
            <widget class="QLabel" name="label_29">
             <property name="text">
              <string>Gap between beam &amp; support (mm)</string>
             </property>
            </widget>
           </item>
           <item row="1" column="1">
            <widget class="QLineEdit" name="txt_detailingGap">
             <property name="text">
              <string>10</string>
             </property>
             <property name="alignment">
              <set>Qt::AlignLeading|Qt::AlignLeft|Qt::AlignVCenter</set>
             </property>
            </widget>
           </item>
           <item row="2" column="0">
            <widget class="QLabel" name="label_40">
             <property name="text">
              <string>Are the members exposed to
corrosive influences?</string>
             </property>
            </widget>
           </item>
           <item row="2" column="1">
            <widget class="QComboBox" name="combo_detailing_memebers">
             <item>
              <property name="text">
               <string>No</string>
              </property>
             </item>
             <item>
              <property name="text">
               <string>Yes</string>
              </property>
             </item>
            </widget>
           </item>
          </layout>
         </item>
        </layout>
       </item>
      </layout>
     </widget>
     <widget class="QWidget" name="tab_Design">
      <attribute name="title">
       <string>Design</string>
      </attribute>
      <widget class="QLabel" name="label_19">
       <property name="geometry">
        <rect>
         <x>21</x>
         <y>31</y>
         <width>101</width>
         <height>16</height>
        </rect>
       </property>
       <property name="text">
        <string>Design Method</string>
       </property>
      </widget>
      <widget class="QComboBox" name="combo_design_method">
       <property name="geometry">
        <rect>
         <x>160</x>
         <y>31</y>
         <width>227</width>
         <height>22</height>
        </rect>
       </property>
       <item>
        <property name="text">
         <string>Limit State Design</string>
        </property>
       </item>
       <item>
        <property name="text">
         <string>Limit State (Capacity based) Design</string>
        </property>
       </item>
       <item>
        <property name="text">
         <string>Working Stress Design</string>
        </property>
       </item>
      </widget>
     </widget>
    </widget>
   </item>
  </layout>
 </widget>
 <resources/>
 <connections/>
</ui>
